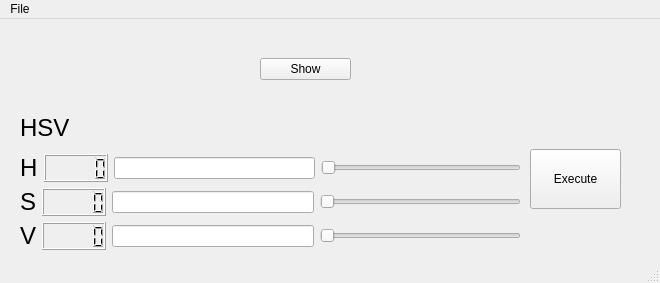
<?xml version="1.0" encoding="UTF-8"?>
<ui version="4.0">
 <class>Qt_CV_MainWindow</class>
 <widget class="QMainWindow" name="Qt_CV_MainWindow">
  <property name="geometry">
   <rect>
    <x>0</x>
    <y>0</y>
    <width>660</width>
    <height>283</height>
   </rect>
  </property>
  <property name="cursor">
   <cursorShape>ArrowCursor</cursorShape>
  </property>
  <property name="windowTitle">
   <string>MainWindow</string>
  </property>
  <property name="layoutDirection">
   <enum>Qt::LeftToRight</enum>
  </property>
  <widget class="QWidget" name="centralwidget">
   <widget class="QWidget" name="verticalLayoutWidget">
    <property name="geometry">
     <rect>
      <x>20</x>
      <y>90</y>
      <width>501</width>
      <height>141</height>
     </rect>
    </property>
    <layout class="QVBoxLayout" name="verticalLayout_3">
     <property name="sizeConstraint">
      <enum>QLayout::SetDefaultConstraint</enum>
     </property>
     <property name="topMargin">
      <number>0</number>
     </property>
     <item>
      <widget class="QLabel" name="label">
       <property name="text">
        <string>&lt;html&gt;&lt;head/&gt;&lt;body&gt;&lt;p&gt;&lt;span style=&quot; font-size:18pt;&quot;&gt;HSV&lt;/span&gt;&lt;/p&gt;&lt;/body&gt;&lt;/html&gt;</string>
       </property>
      </widget>
     </item>
     <item>
      <layout class="QHBoxLayout" name="horizontalLayout_2">
       <property name="sizeConstraint">
        <enum>QLayout::SetMinimumSize</enum>
       </property>
       <item>
        <widget class="QLabel" name="label_2">
         <property name="text">
          <string>&lt;html&gt;&lt;head/&gt;&lt;body&gt;&lt;p&gt;&lt;span style=&quot; font-size:18pt;&quot;&gt;H&lt;/span&gt;&lt;/p&gt;&lt;/body&gt;&lt;/html&gt;</string>
         </property>
        </widget>
       </item>
       <item>
        <widget class="QLCDNumber" name="H_lcd"/>
       </item>
       <item>
        <widget class="QLineEdit" name="H_edit"/>
       </item>
       <item>
        <widget class="QSlider" name="H_slider">
         <property name="maximum">
          <number>180</number>
         </property>
         <property name="orientation">
          <enum>Qt::Horizontal</enum>
         </property>
        </widget>
       </item>
      </layout>
     </item>
     <item>
      <layout class="QHBoxLayout" name="horizontalLayout_3">
       <item>
        <widget class="QLabel" name="label_3">
         <property name="text">
          <string>&lt;html&gt;&lt;head/&gt;&lt;body&gt;&lt;p&gt;&lt;span style=&quot; font-size:18pt;&quot;&gt;S&lt;/span&gt;&lt;/p&gt;&lt;/body&gt;&lt;/html&gt;</string>
         </property>
        </widget>
       </item>
       <item>
        <widget class="QLCDNumber" name="S_lcd"/>
       </item>
       <item>
        <widget class="QLineEdit" name="S_edit"/>
       </item>
       <item>
        <widget class="QSlider" name="S_slider">
         <property name="maximum">
          <number>61</number>
         </property>
         <property name="orientation">
          <enum>Qt::Horizontal</enum>
         </property>
        </widget>
       </item>
      </layout>
     </item>
     <item>
      <layout class="QHBoxLayout" name="horizontalLayout_4">
       <item>
        <widget class="QLabel" name="label_4">
         <property name="text">
          <string>&lt;html&gt;&lt;head/&gt;&lt;body&gt;&lt;p&gt;&lt;span style=&quot; font-size:18pt;&quot;&gt;V&lt;/span&gt;&lt;/p&gt;&lt;/body&gt;&lt;/html&gt;</string>
         </property>
        </widget>
       </item>
       <item>
        <widget class="QLCDNumber" name="V_lcd"/>
       </item>
       <item>
        <widget class="QLineEdit" name="V_edit"/>
       </item>
       <item>
        <widget class="QSlider" name="V_slider">
         <property name="maximum">
          <number>254</number>
         </property>
         <property name="orientation">
          <enum>Qt::Horizontal</enum>
         </property>
        </widget>
       </item>
      </layout>
     </item>
    </layout>
   </widget>
   <widget class="QWidget" name="verticalLayoutWidget_2">
    <property name="geometry">
     <rect>
      <x>530</x>
      <y>100</y>
      <width>91</width>
      <height>121</height>
     </rect>
    </property>
    <layout class="QVBoxLayout" name="verticalLayout">
     <property name="sizeConstraint">
      <enum>QLayout::SetNoConstraint</enum>
     </property>
     <property name="topMargin">
      <number>1</number>
     </property>
     <property name="bottomMargin">
      <number>1</number>
     </property>
     <item>
      <widget class="QPushButton" name="exec_button">
       <property name="minimumSize">
        <size>
         <width>80</width>
         <height>60</height>
        </size>
       </property>
       <property name="text">
        <string>Execute</string>
       </property>
      </widget>
     </item>
    </layout>
   </widget>
   <widget class="QWidget" name="horizontalLayoutWidget">
    <property name="geometry">
     <rect>
      <x>260</x>
      <y>10</y>
      <width>91</width>
      <height>80</height>
     </rect>
    </property>
    <layout class="QHBoxLayout" name="horizontalLayout">
     <item>
      <widget class="QPushButton" name="show_button">
       <property name="text">
        <string>Show</string>
       </property>
      </widget>
     </item>
    </layout>
   </widget>
   <zorder>verticalLayoutWidget</zorder>
   <zorder>verticalLayoutWidget_2</zorder>
   <zorder></zorder>
   <zorder>horizontalLayoutWidget</zorder>
  </widget>
  <widget class="QMenuBar" name="menubar">
   <property name="geometry">
    <rect>
     <x>0</x>
     <y>0</y>
     <width>660</width>
     <height>24</height>
    </rect>
   </property>
   <widget class="QMenu" name="menuFile">
    <property name="title">
     <string>File</string>
    </property>
    <addaction name="actionQuit"/>
   </widget>
   <addaction name="menuFile"/>
  </widget>
  <widget class="QStatusBar" name="statusbar"/>
  <action name="actionQuit">
   <property name="text">
    <string>Quit</string>
   </property>
  </action>
 </widget>
 <resources/>
 <connections>
  <connection>
   <sender>actionQuit</sender>
   <signal>triggered()</signal>
   <receiver>Qt_CV_MainWindow</receiver>
   <slot>close()</slot>
   <hints>
    <hint type="sourcelabel">
     <x>-1</x>
     <y>-1</y>
    </hint>
    <hint type="destinationlabel">
     <x>374</x>
     <y>299</y>
    </hint>
   </hints>
  </connection>
  <connection>
   <sender>H_slider</sender>
   <signal>valueChanged(int)</signal>
   <receiver>H_lcd</receiver>
   <slot>display(int)</slot>
   <hints>
    <hint type="sourcelabel">
     <x>413</x>
     <y>477</y>
    </hint>
    <hint type="destinationlabel">
     <x>53</x>
     <y>477</y>
    </hint>
   </hints>
  </connection>
  <connection>
   <sender>H_edit</sender>
   <signal>textChanged(QString)</signal>
   <receiver>H_lcd</receiver>
   <slot>display(QString)</slot>
   <hints>
    <hint type="sourcelabel">
     <x>197</x>
     <y>476</y>
    </hint>
    <hint type="destinationlabel">
     <x>53</x>
     <y>477</y>
    </hint>
   </hints>
  </connection>
  <connection>
   <sender>V_slider</sender>
   <signal>valueChanged(int)</signal>
   <receiver>V_lcd</receiver>
   <slot>display(int)</slot>
   <hints>
    <hint type="sourcelabel">
     <x>413</x>
     <y>539</y>
    </hint>
    <hint type="destinationlabel">
     <x>53</x>
     <y>539</y>
    </hint>
   </hints>
  </connection>
  <connection>
   <sender>V_edit</sender>
   <signal>textChanged(QString)</signal>
   <receiver>V_lcd</receiver>
   <slot>display(QString)</slot>
   <hints>
    <hint type="sourcelabel">
     <x>197</x>
     <y>538</y>
    </hint>
    <hint type="destinationlabel">
     <x>53</x>
     <y>539</y>
    </hint>
   </hints>
  </connection>
  <connection>
   <sender>S_slider</sender>
   <signal>valueChanged(int)</signal>
   <receiver>S_lcd</receiver>
   <slot>display(int)</slot>
   <hints>
    <hint type="sourcelabel">
     <x>413</x>
     <y>508</y>
    </hint>
    <hint type="destinationlabel">
     <x>53</x>
     <y>508</y>
    </hint>
   </hints>
  </connection>
  <connection>
   <sender>S_edit</sender>
   <signal>textChanged(QString)</signal>
   <receiver>S_lcd</receiver>
   <slot>display(QString)</slot>
   <hints>
    <hint type="sourcelabel">
     <x>197</x>
     <y>507</y>
    </hint>
    <hint type="destinationlabel">
     <x>53</x>
     <y>508</y>
    </hint>
   </hints>
  </connection>
 </connections>
</ui>
